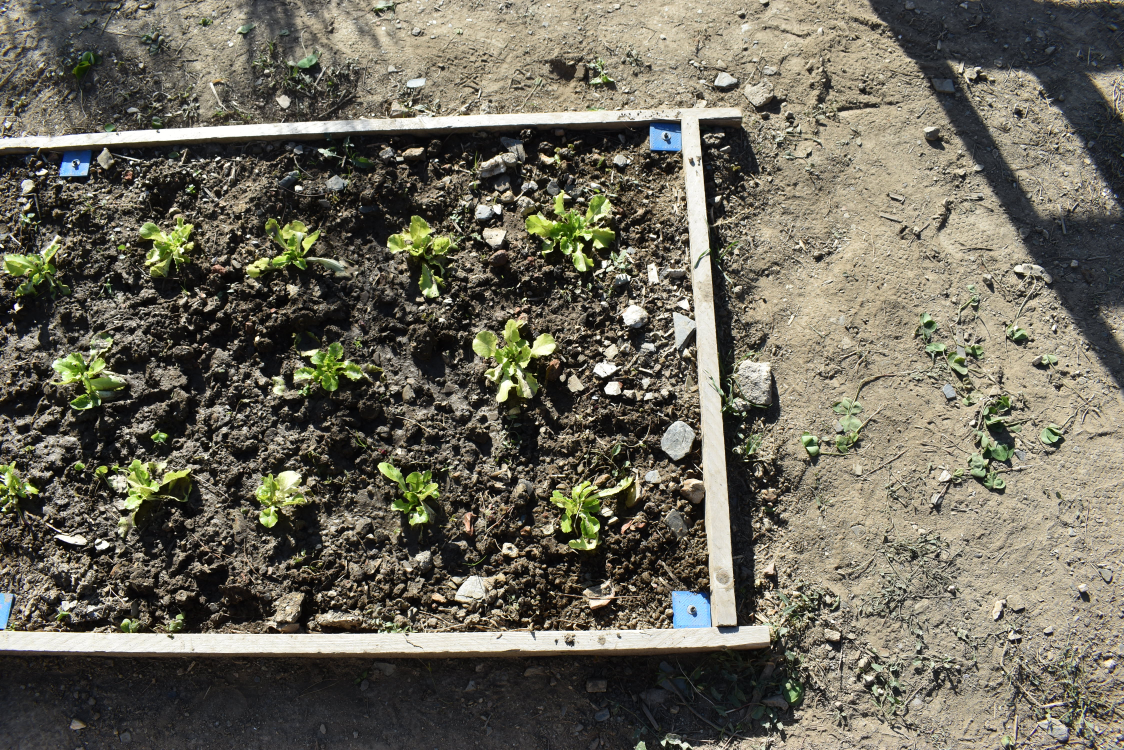
#> input picture mask_rcnn/playground/stitching/images/DSC_0107.JPG, 4496 x 3000 px (shown at 1/4 size)
$ python -i lettuce_s.py   (imports and definitions only)
#> lines starting #> are read from the running program, lines starting #| are printed output that depends on the picture; after the words box and inside, x2 and y2 are one past the last pixel; in counts of white or black regions, pixels touching at a corner belong together; long printed decimals are rounded
# USAGE
# python lettuce.py --mode train
# python lettuce.py --mode investigate
# python lettuce.py --mode predict --image examples/obj_01.jpg
# python lettuce.py --mode predict --image examples/obj_01.jpg \
# 	--weights logs/pills20181018T0624/mask_rcnn_pills_0015.h5

# import the necessary packages
from mrcnn.config import Config
from mrcnn import model as modellib
from mrcnn import visualize
from mrcnn import utils
from imutils import paths
import numpy as np
import argparse
import imutils
import random
import json
import cv2
import os
import glob
import math
import operator
from scipy.spatial import distance as dist
from imutils import perspective
from playground._parameters_ import date, folder, LOGS_AND_MODEL_DIR, view_process

# initialize the dataset path, images path, and annotations file path
DATASET_PATH = os.path.abspath("lettuce")
IMAGES_PATH = os.path.sep.join([DATASET_PATH, "images"])
ANNOT_PATH = os.path.sep.join([DATASET_PATH, "via_region_data.json"])
# [1 line not run here, left out]

# initialize the amount of data to use for training
TRAINING_SPLIT = 0.75

# grab all image paths, then randomly select indexes for both training
# and validation
IMAGE_PATHS = sorted(list(paths.list_images(IMAGES_PATH)))
idxs = list(range(0, len(IMAGE_PATHS)))
# [2 lines not run here, left out]
i = int(len(idxs) * TRAINING_SPLIT)
trainIdxs = idxs[:i]
valIdxs = idxs[i:]

# initialize the class names dictionary
CLASS_NAMES = {1: "lettuce"}

# initialize the path to the Mask R-CNN pre-trained on COCO
COCO_PATH = "mask_rcnn_coco.h5"

# initialize the name of the directory where logs and output model
# snapshots will be stored
# LOGS_AND_MODEL_DIR = "/Volumes/HDD/Noumena/logs"


class ObjConfig(Config):
    # give the configuration a recognizable name
    NAME = "lettuce"

    # set the number of GPUs to use training along with the number of
    # images per GPU (which may have to be tuned depending on how
    # much memory your GPU has)
    GPU_COUNT = 1
    IMAGES_PER_GPU = 1

    # set the number of steps per training epoch
    STEPS_PER_EPOCH = len(trainIdxs) // (IMAGES_PER_GPU * GPU_COUNT)

    # number of classes (+1 for the background)
    NUM_CLASSES = len(CLASS_NAMES) + 1


class ObjInferenceConfig(ObjConfig):
    # set the number of GPUs and images per GPU (which may be
    # different values than the ones used for training)
    GPU_COUNT = 1
    IMAGES_PER_GPU = 1

    # set the minimum detection confidence (used to prune out false
    # positive detections)
    DETECTION_MIN_CONFIDENCE = 0.9


class ObjDataset(utils.Dataset):
    # [111 lines left out: functions __init__, load_annotation_data, load_obj, load_image, load_mask, not called in this run]

def find_marker(image):
    hsv = cv2.cvtColor(image, cv2.COLOR_RGB2HSV)  # converting to HSV
#> hsv: shape (3000, 4496, 3); mean H, S, V 42.3, 57.7, 111
    lower_red = np.array([90, 50, 50])  # lower range for blue marker
    upper_red = np.array([180, 255, 255])  # upper range for blue marker
    mask = cv2.inRange(hsv, lower_red, upper_red)  # find the blue marker
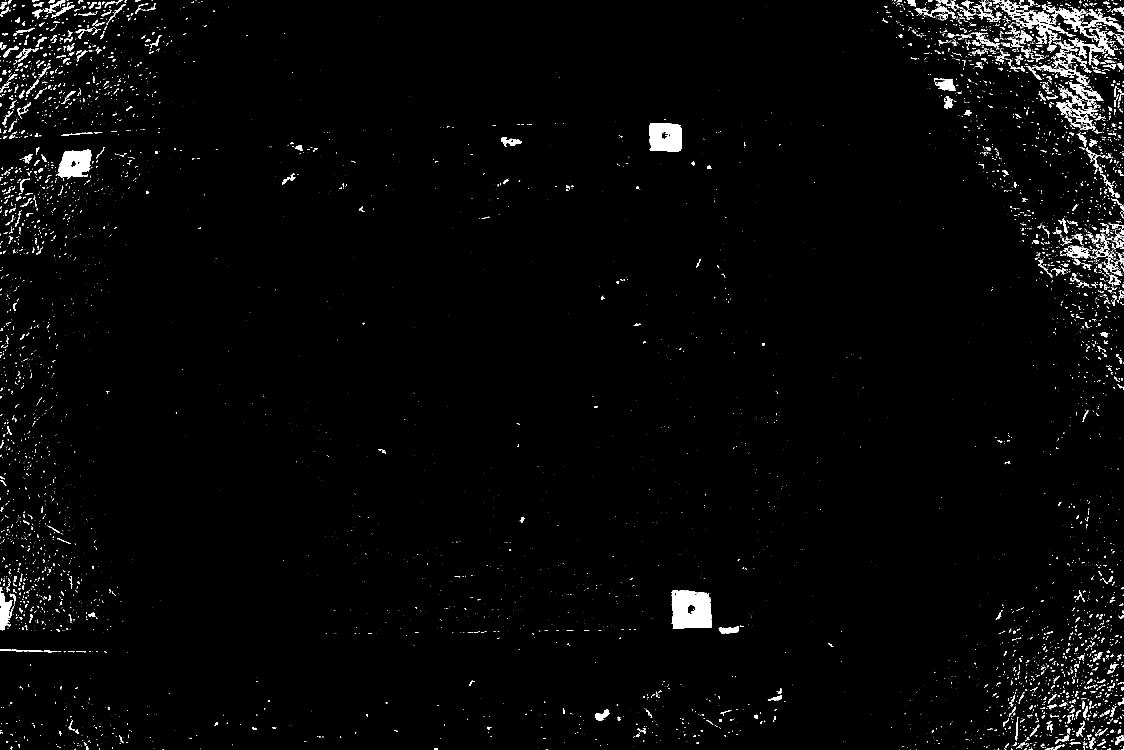
#> mask: shape (3000, 4496) (shown at 1/4 size); 1.8% white; 9056 white regions (7640 under 20 px), largest, box (x1, y1, x2, y2) and area: (2686, 2361, 2848, 2515) 20917, (2597, 492, 2728, 606) 13113, (232, 599, 365, 712) 10649
    res = cv2.bitwise_and(image, image, mask=mask)
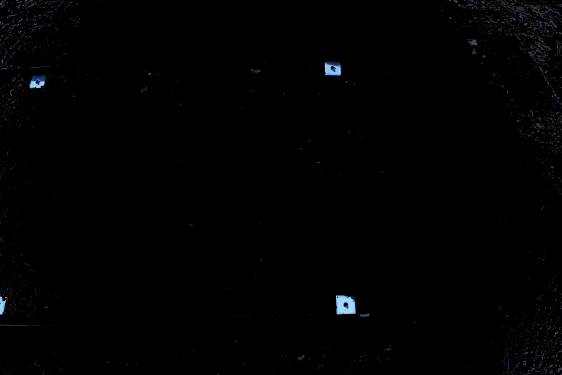
#> res: shape (3000, 4496, 3) (shown at 1/8 size); mean R, G, B 1.2, 1.4, 1.8
    # blurring to prepare for edge detection
    res = cv2.GaussianBlur(res, (5, 5), cv2.BORDER_DEFAULT)
    gray = cv2.cvtColor(res, cv2.COLOR_BGR2GRAY)
    edged = cv2.Canny(gray, 50, 150)
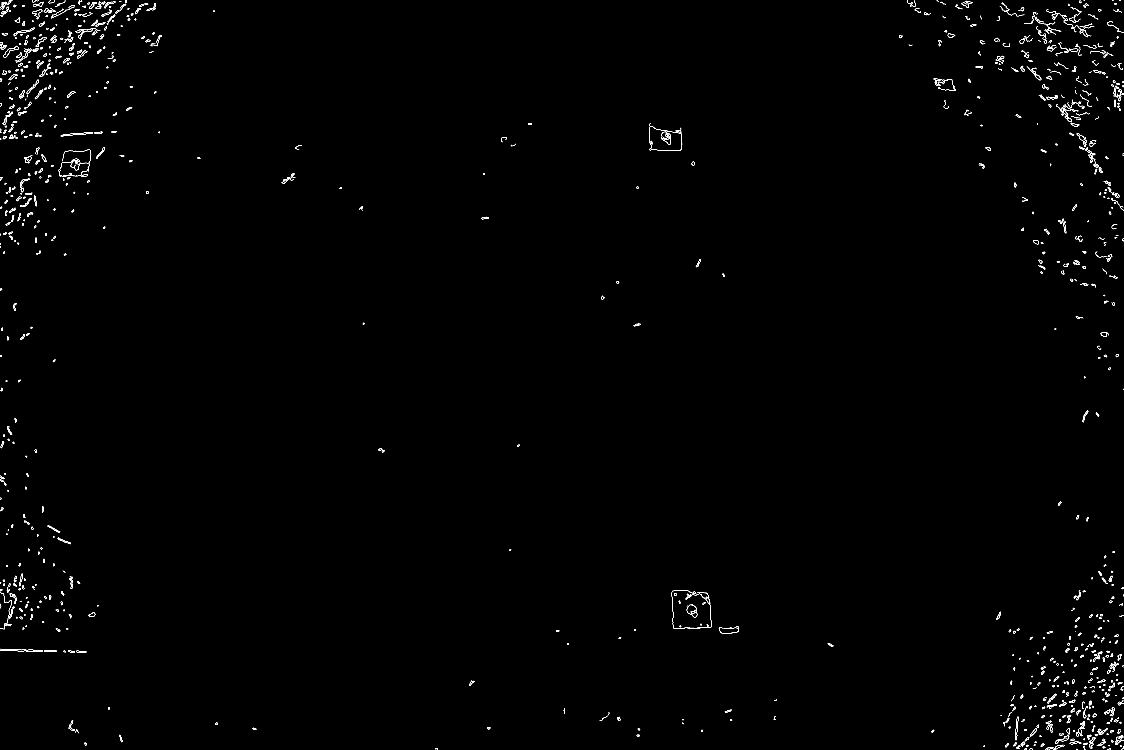
#> edged: shape (3000, 4496) (shown at 1/4 size); 0.36% white in thin lines or dots
    edged = cv2.dilate(edged, None, iterations=2)
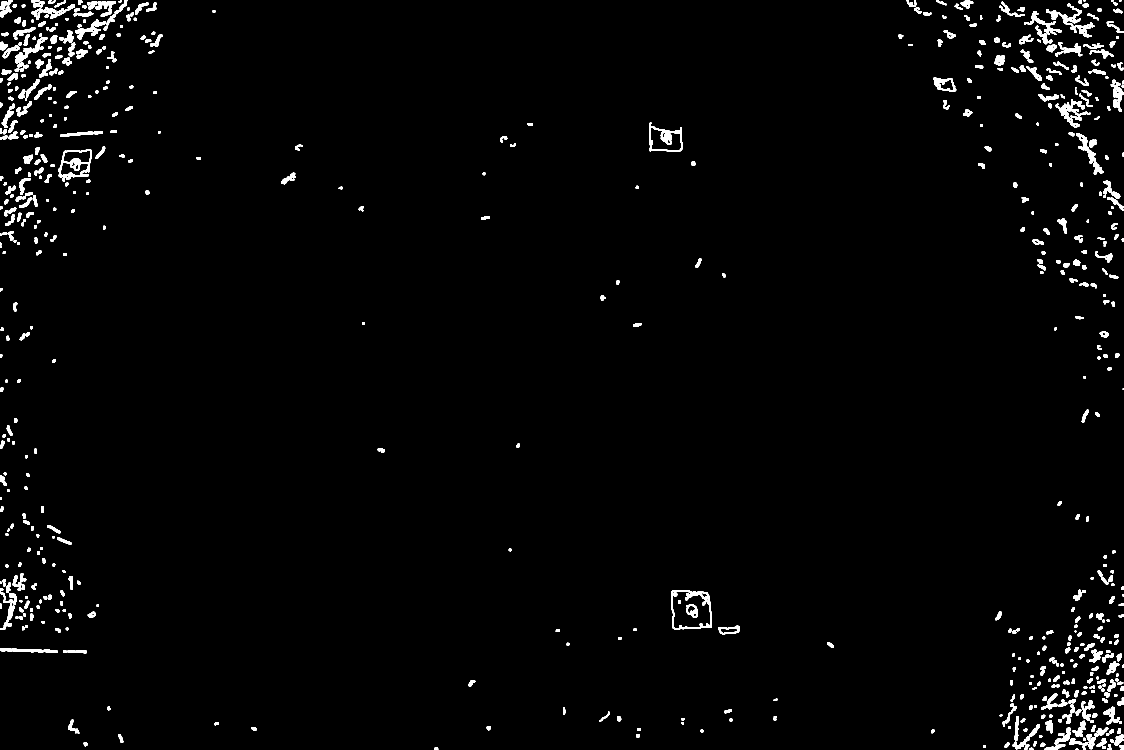
#> edged: shape (3000, 4496) (shown at 1/4 size); 1.8% white; 700 white regions, largest, box (x1, y1, x2, y2) and area: (4184, 26, 4379, 151) 5025, (232, 596, 367, 719) 4964, (2685, 2361, 2848, 2517) 4785
    edged = cv2.erode(edged, None, iterations=2)
#> edged: shape (3000, 4496); 0.71% white; 777 white regions (29 under 20 px)
    cnts = cv2.findContours(
        edged.copy(), cv2.RETR_EXTERNAL, cv2.CHAIN_APPROX_SIMPLE)
#> cnts = 771 contours, 105 with area under 20; largest, box (x1, y1, x2, y2) and area: (2687, 2363, 2846, 2515) 21668, (234, 598, 365, 708) 10774, (2598, 492, 2730, 604) 10162, (4225, 398, 4338, 508) 1702, (63, 150, 187, 252) 1311
    cnts = imutils.grab_contours(cnts)  # contour (boundary) of the blue marker

    # creating a dictionary for each marker found, associated with it's area
    cnts_areas = {}
    for ind in range(len(cnts)):
        cnt_area = cv2.contourArea(cnts[ind])
        cnts_areas[ind] = cnt_area
#> this loop made 771 passes
#> cnt_area on passes 2, 5, 7: 30.5, 40, 38
#> after the loop, cnts_areas = 771 items

    # finding the largest contour (largest marker)
    largest_contour = max(cnts_areas.items(), key=operator.itemgetter(1))[0]
#> largest_contour = 248
    print(largest_contour)
#| 248
    box = cv2.minAreaRect(cnts[largest_contour])
#> box = ((2765.5, 2436.8), (153.5, 153.1), -2.17)
    box = cv2.boxPoints(box)
#> box = [[2691.7, 2516.2], [2685.9, 2363.2], [2839.4, 2357.4], [2845.2, 2510.4]]
    box = np.array(box, dtype="int")
#> box = [[2691, 2516], [2685, 2363], [2839, 2357], [2845, 2510]]
    box = perspective.order_points(box)
#> box = [[2685, 2363], [2839, 2357], [2845, 2510], [2691, 2516]]
    cv2.drawContours(image, [box.astype("int")], -1, (0, 255, 0), 2)

    # finding the X and Y dimensions of the marker in the picture
    dA = math.sqrt((box[0][0] - box[1][0]) ** 2 + (box[0][1] - box[1][1]) ** 2)
#> dA = 154.1
    dB = math.sqrt((box[1][0] - box[2][0]) ** 2 + (box[1][1] - box[2][1]) ** 2)
#> dB = 153.1
    marker_area = dA * dB
#> marker_area = 23598

    # writing the dimensions of the marker on the picture
    if marker_area > 500:
        print("marker_area is:", marker_area)
#| marker_area is: 23598.001
        midA = (int((box[0][0] + box[1][0]) / 2),
                int((box[0][1] + box[1][1]) / 2))
#> midA = (2762, 2360)
        midB = (int((box[1][0] + box[2][0]) / 2),
                int((box[1][1] + box[2][1]) / 2))
#> midB = (2842, 2433)
        mA = 50
        mB = 50
        actual_marker_area = mA * mB
        image_scale = math.sqrt(actual_marker_area / marker_area)
#> image_scale = 0.325
        print("image scale is:", image_scale)
#| image scale is: 0.3255
        dA = dA * image_scale
#> dA = 50.16
        dB = dB * image_scale
#> dB = 49.84
        cv2.putText(image, str(int(dA)), midA,
                    cv2.FONT_HERSHEY_SIMPLEX, 0.7, (0, 255, 0), 2)
        cv2.putText(image, str(int(dB)), midB,
                    cv2.FONT_HERSHEY_SIMPLEX, 0.7, (0, 255, 0), 2)
        return image_scale

# [13 lines left out: function draw_box_size, not called in this run]


# [174 lines not run here, left out]

>>> import cv2
>>> picture = cv2.cvtColor(cv2.imread('playground/stitching/images/DSC_0107.JPG'), cv2.COLOR_BGR2RGB)
>>> result = find_marker(picture)
#> result = 0.325

$ run again, on mask_rcnn/playground/stitching/images/DSC_0111.JPG
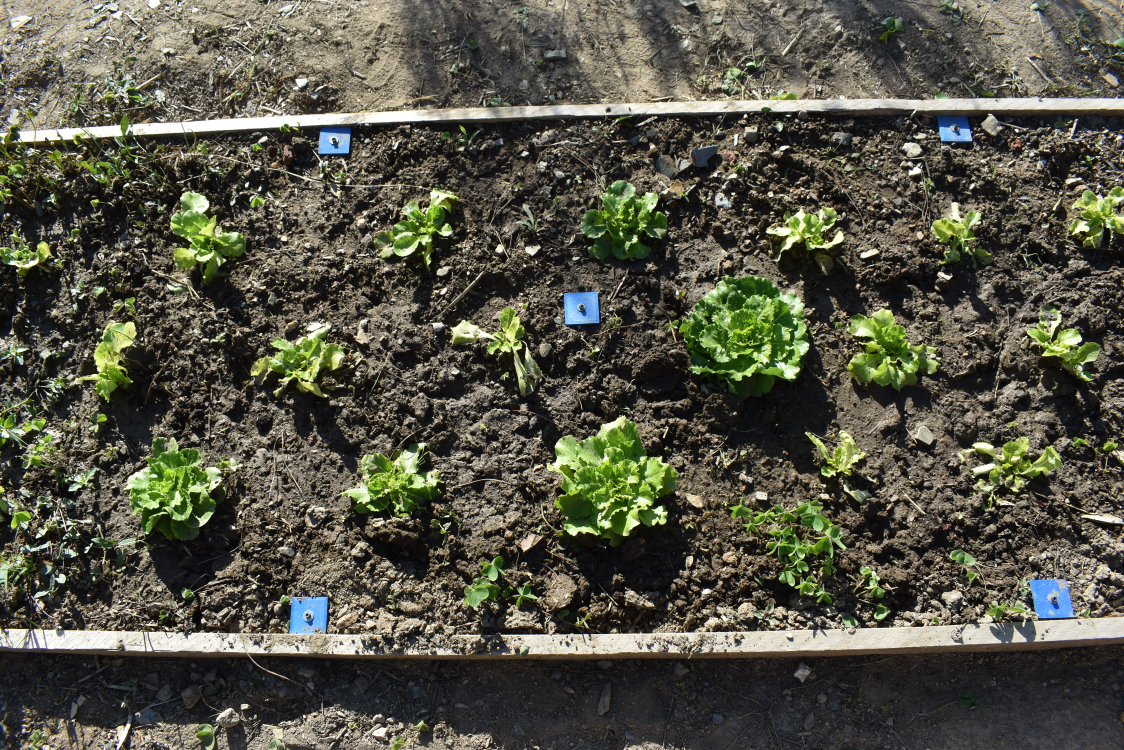
#> input picture mask_rcnn/playground/stitching/images/DSC_0111.JPG, 4496 x 3000 px (shown at 1/4 size)
#> hsv: shape (3000, 4496, 3); mean H, S, V 47.4, 67.8, 89.8
#> in find_marker, `mask = cv2.inRange(hsv, lower_red, upper_red)`:
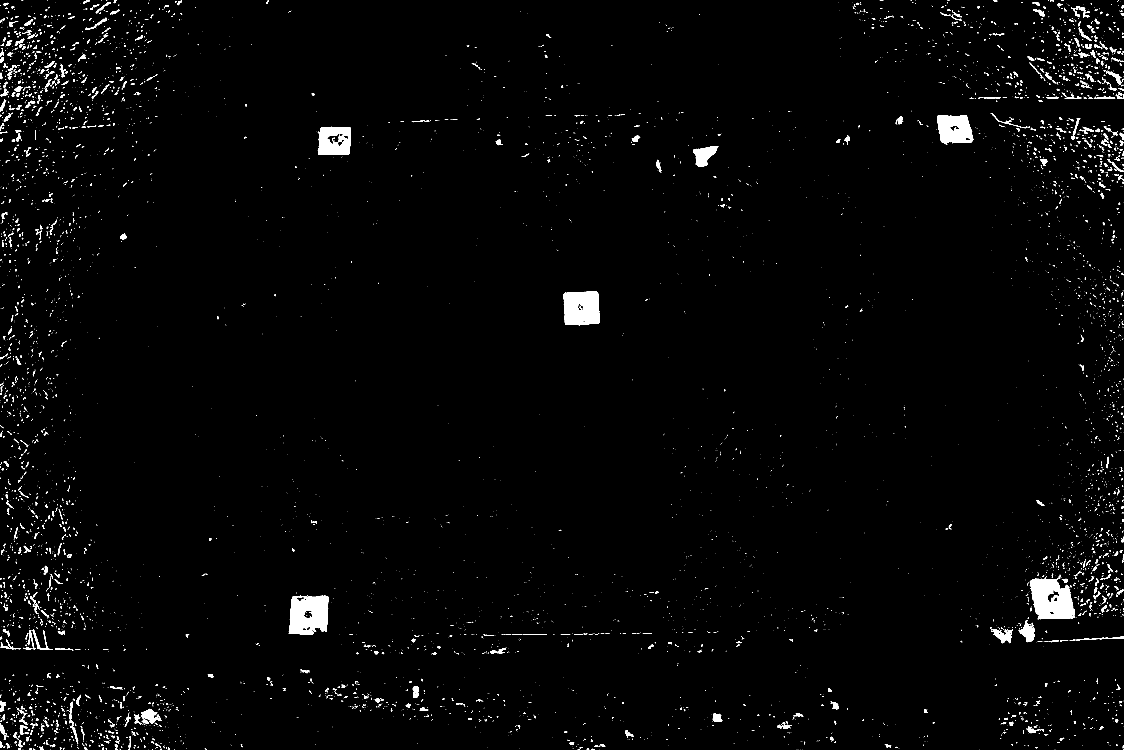
#> mask: shape (3000, 4496) (shown at 1/4 size); 1.6% white; 7210 white regions (5949 under 20 px), largest, box (x1, y1, x2, y2) and area: (4119, 2300, 4300, 2478) 21297, (1155, 2381, 1315, 2537) 19710, (2254, 1165, 2400, 1300) 17171
#> in find_marker, `edged = cv2.dilate(edged, None, iterations=2)`:
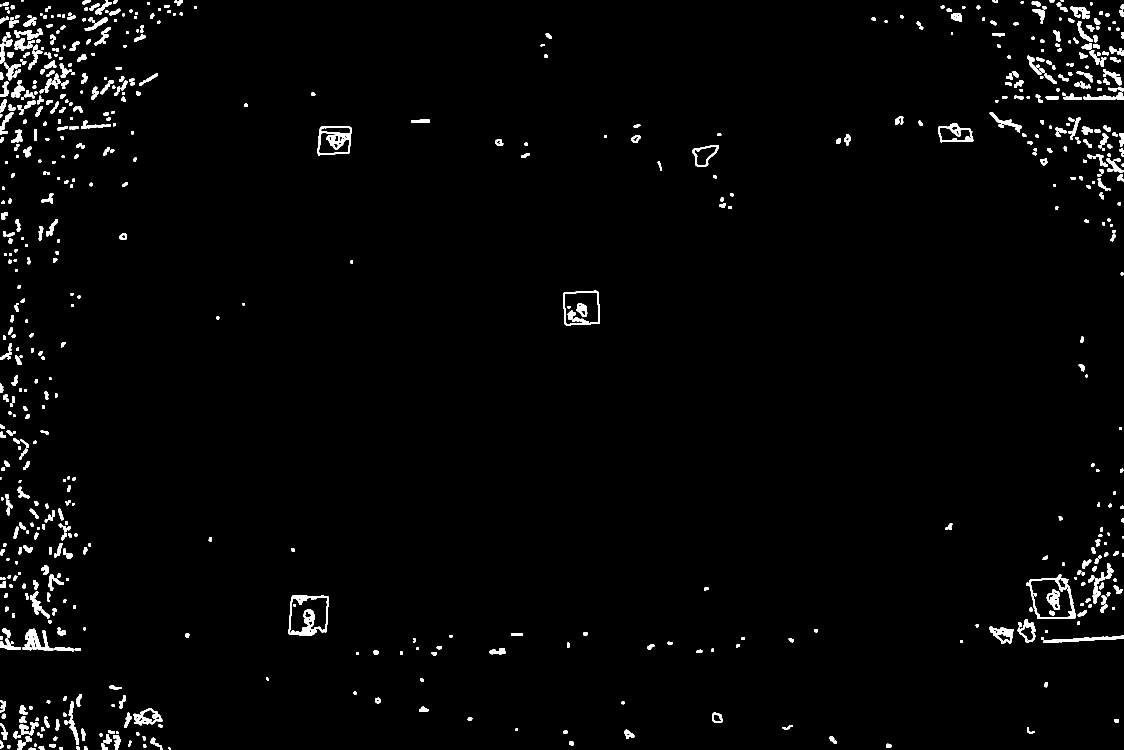
#> edged: shape (3000, 4496) (shown at 1/4 size); 1.9% white; 773 white regions, largest, box (x1, y1, x2, y2) and area: (1154, 2380, 1314, 2541) 7436, (1270, 505, 1406, 622) 5704, (4117, 2298, 4303, 2476) 4593
#> cnts = 846 contours, 86 with area under 20; largest, box (x1, y1, x2, y2) and area: (4119, 2300, 4301, 2474) 22154, (1156, 2382, 1312, 2539) 21080, (2255, 1165, 2398, 1299) 17325, (1272, 507, 1404, 620) 12822, (3756, 496, 3891, 567) 7046
#> the loop in find_marker, `for ind in range(len(cnts)):` made 846 passes
#> cnt_area on passes 2, 4, 6: 23.5, 34, 31.5
#> after the loop in find_marker, `for ind in range(len(cnts)):`: cnts_areas = 846 items
#> largest_contour = 188
#| 188
#> in find_marker, `box = cv2.minAreaRect(cnts[largest_contour])`: box = ((4209.5, 2394.5), (158.9, 177), -9.05)
#> in find_marker, `box = cv2.boxPoints(box)`: box = [[4145, 2494.4], [4117.1, 2319.6], [4274, 2294.6], [4301.8, 2469.4]]
#> in find_marker, `box = np.array(box, dtype="int")`: box = [[4144, 2494], [4117, 2319], [4273, 2294], [4301, 2469]]
#> in find_marker, `box = perspective.order_points(box)`: box = [[4117, 2319], [4273, 2294], [4301, 2469], [4144, 2494]]
#> in find_marker, `dA = math.sqrt((box[0][0] - box[1][0]) ** 2 + (box[0][1] - box[1][1]) ..`: dA = 158
#> in find_marker, `dB = math.sqrt((box[1][0] - box[2][0]) ** 2 + (box[1][1] - box[2][1]) ..`: dB = 177.2
#> marker_area = 28000
#| marker_area is: 28000.001
#> midA = (4195, 2306)
#> midB = (4287, 2381)
#> image_scale = 0.299
#| image scale is: 0.2988
#> in find_marker, `dA = dA * image_scale`: dA = 47.21
#> in find_marker, `dB = dB * image_scale`: dB = 52.96
#> result = 0.299
